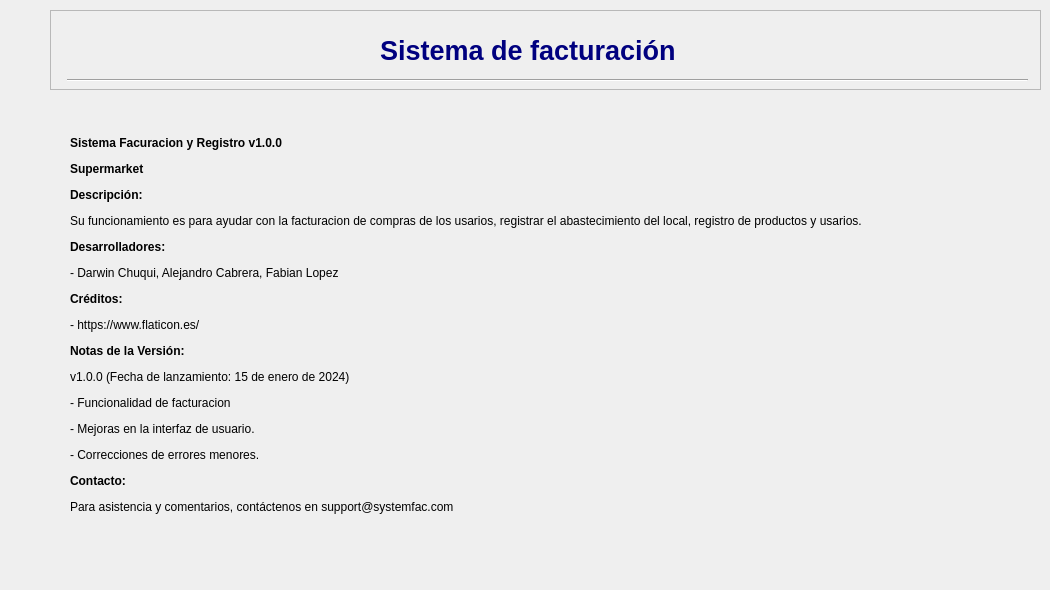
     <widget class="QWidget" name="page_info">
      <widget class="QLabel" name="label_35">
       <property name="geometry">
        <rect>
         <x>70</x>
         <y>110</y>
         <width>971</width>
         <height>471</height>
        </rect>
       </property>
       <property name="text">
        <string>&lt;html&gt;&lt;head/&gt;&lt;body&gt;&lt;p&gt;&lt;span style=&quot; font-size:9pt; font-weight:600;&quot;&gt;Sistema Facuracion y Registro v1.0.0&lt;/span&gt;&lt;/p&gt;&lt;p&gt;&lt;span style=&quot; font-size:9pt; font-weight:600;&quot;&gt;Supermarket&lt;/span&gt;&lt;/p&gt;&lt;p&gt;&lt;span style=&quot; font-size:9pt; font-weight:600;&quot;&gt;Descripción:&lt;/span&gt;&lt;/p&gt;&lt;p&gt;&lt;span style=&quot; font-size:9pt;&quot;&gt;Su funcionamiento es para ayudar con la facturacion de compras de los usarios, registrar el abastecimiento del local, registro de productos y usarios.&lt;/span&gt;&lt;/p&gt;&lt;p&gt;&lt;span style=&quot; font-size:9pt; font-weight:600;&quot;&gt;Desarrolladores:&lt;/span&gt;&lt;/p&gt;&lt;p&gt;&lt;span style=&quot; font-size:9pt;&quot;&gt;- Darwin Chuqui, Alejandro Cabrera, Fabian Lopez&lt;/span&gt;&lt;/p&gt;&lt;p&gt;&lt;span style=&quot; font-size:9pt; font-weight:600;&quot;&gt;Créditos:&lt;/span&gt;&lt;/p&gt;&lt;p&gt;&lt;span style=&quot; font-size:9pt;&quot;&gt;- https://www.flaticon.es/&lt;/span&gt;&lt;/p&gt;&lt;p&gt;&lt;span style=&quot; font-size:9pt; font-weight:600;&quot;&gt;Notas de la Versión:&lt;/span&gt;&lt;/p&gt;&lt;p&gt;&lt;span style=&quot; font-size:9pt;&quot;&gt;v1.0.0 (Fecha de lanzamiento: 15 de enero de 2024)&lt;/span&gt;&lt;/p&gt;&lt;p&gt;&lt;span style=&quot; font-size:9pt;&quot;&gt;- Funcionalidad de facturacion&lt;/span&gt;&lt;/p&gt;&lt;p&gt;&lt;span style=&quot; font-size:9pt;&quot;&gt;- Mejoras en la interfaz de usuario.&lt;/span&gt;&lt;/p&gt;&lt;p&gt;&lt;span style=&quot; font-size:9pt;&quot;&gt;- Correcciones de errores menores.&lt;/span&gt;&lt;/p&gt;&lt;p&gt;&lt;span style=&quot; font-size:9pt; font-weight:600;&quot;&gt;Contacto:&lt;/span&gt;&lt;/p&gt;&lt;p&gt;&lt;span style=&quot; font-size:9pt;&quot;&gt;Para asistencia y comentarios, contáctenos en support@systemfac.com&lt;/span&gt;&lt;/p&gt;&lt;p&gt;&lt;span style=&quot; font-size:9pt;&quot;&gt;&lt;br/&gt;&lt;/span&gt;&lt;/p&gt;&lt;/body&gt;&lt;/html&gt;</string>
       </property>
      </widget>
      <widget class="QFrame" name="frame_6">
       <property name="geometry">
        <rect>
         <x>50</x>
         <y>10</y>
         <width>991</width>
         <height>80</height>
        </rect>
       </property>
       <property name="frameShape">
        <enum>QFrame::StyledPanel</enum>
       </property>
       <property name="frameShadow">
        <enum>QFrame::Raised</enum>
       </property>
       <widget class="QLabel" name="label_98">
        <property name="geometry">
         <rect>
          <x>920</x>
          <y>10</y>
          <width>61</width>
          <height>51</height>
         </rect>
        </property>
        <property name="text">
         <string/>
        </property>
        <property name="pixmap">
         <pixmap>imagenes/istockphoto-1138644570-612x612.jpg</pixmap>
        </property>
        <property name="scaledContents">
         <bool>true</bool>
        </property>
       </widget>
       <widget class="Line" name="line_3">
        <property name="geometry">
         <rect>
          <x>17</x>
          <y>60</y>
          <width>961</width>
          <height>20</height>
         </rect>
        </property>
        <property name="orientation">
         <enum>Qt::Horizontal</enum>
        </property>
       </widget>
       <widget class="QLabel" name="label_99">
        <property name="geometry">
         <rect>
          <x>330</x>
          <y>20</y>
          <width>331</width>
          <height>41</height>
         </rect>
        </property>
        <property name="font">
         <font>
          <family>Tahoma</family>
          <pointsize>20</pointsize>
          <weight>75</weight>
          <bold>true</bold>
         </font>
        </property>
        <property name="text">
         <string>&lt;html&gt;&lt;head/&gt;&lt;body&gt;&lt;p&gt;&lt;span style=&quot; color:#00007f;&quot;&gt;Sistema de facturación&lt;/span&gt;&lt;/p&gt;&lt;/body&gt;&lt;/html&gt;</string>
        </property>
        <property name="textFormat">
         <enum>Qt::AutoText</enum>
        </property>
       </widget>
      </widget>
     </widget>
